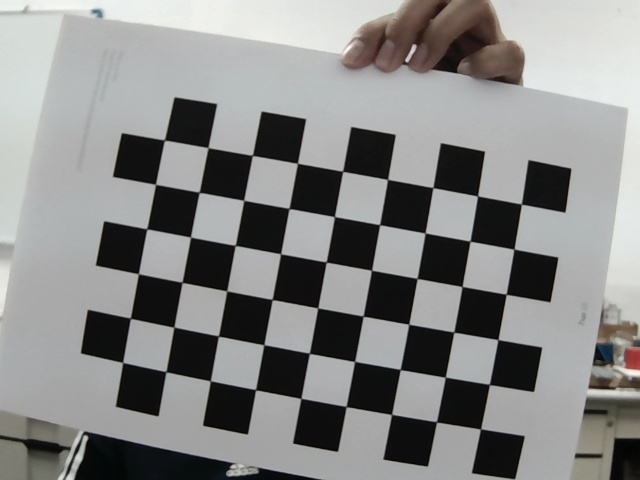
#> input picture RhemaRobotics/Vision/package/calibration/calibration_images/snapshot_640_480_1.jpg, 640 x 480 px; its folder holds 3 pictures in this run
$ python Calibration.py
#> lines starting #> are read from the running program, lines starting #| are printed output that depends on the picture; after the words box and inside, x2 and y2 are one past the last pixel; in counts of white or black regions, pixels touching at a corner belong together; long printed decimals are rounded
'''-------------------------------------------------------
功能:透過視覺校正,計算相機內外參數功能模組
說明:透過openCv執行相機標定與畸變校正並輸出結果至檔案
 步驟1:輸入30張不同角度或距離的相機擷取影像
 步驟2:透過openCv進行相機內外參數校正計算
 步驟3:計算相機外部參數
 步驟4:計算相機內部參數
 步驟5:結果輸出至檔案 calibration_param.npz
執行:直接執行此檔案程式測試
----------------------------------------------------------
'''

#!/usr/bin/env python3
# encoding:utf-8
import numpy as np
import cv2
import glob
from CalibrationConfig import *

criteria = (cv2.TERM_CRITERIA_EPS + cv2.TERM_CRITERIA_MAX_ITER, 30, 0.001)

# prepare object points, like (0,0,0), (1,0,0), (2,0,0) ....,(6,5,0)
objp = np.zeros((calibration_size[1]*calibration_size[0], 3), np.float32)
objp[:, :2] = np.mgrid[0:calibration_size[1], 0:calibration_size[0]].T.reshape(-1, 2)

# Arrays to store object points and image points from all the images.
objpoints = [] # 3d point in real world space
imgpoints = [] # 2d points in image plane.

images = glob.glob(save_path + '*.jpg')
found = 0

for fname in images:
    img = cv2.imread(fname)
#> img is the input picture: shape (480, 640, 3); mean B, G, R 134.2, 135.2, 134.9
    gray = cv2.cvtColor(img, cv2.COLOR_BGR2GRAY)

    # Find the chess board corners
    ret, corners = cv2.findChessboardCorners(gray, (calibration_size[1],calibration_size[0]), None)
#> ret = True; corners = 54 rows, first 8: [521.2, 204.1], [513.9, 249.2], [506.1, 294.2], [497.9, 339.5], [489.3, 384.4], [480.5, 428.9], [477.5, 195.9], [469.9, 241.1]

    # If found, add object points, image points (after refining them)
    if ret == True:
        objpoints.append(objp)

        corners2 = cv2.cornerSubPix(gray, corners, (11, 11), (-1, -1), criteria)
#> corners2 = 54 rows, first 8: [521.4, 204.1], [514, 249.2], [506.2, 294.3], [497.9, 339.6], [489.4, 384.4], [480.5, 428.9], [477.5, 195.9], [470, 241.2]
        imgpoints.append(corners2)

        # Draw and display the corners
        img = cv2.drawChessboardCorners(img, (calibration_size[1],calibration_size[0]), corners2, ret)
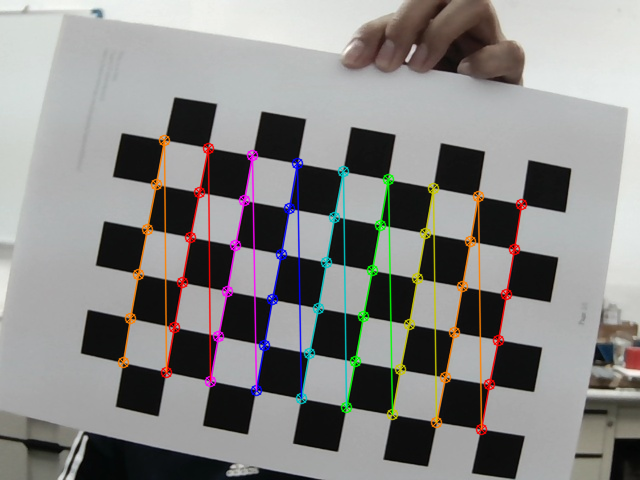
#> img: shape (480, 640, 3); 5.24% of pixels changed, all inside (x1, y1, x2, y2) = (117, 134, 528, 436)
        found += 1
        cv2.imshow('img', img)
        cv2.waitKey(1)
    else:
        print('Not find object points:', fname)
#> pass 2 of the loop `for fname in images:`:
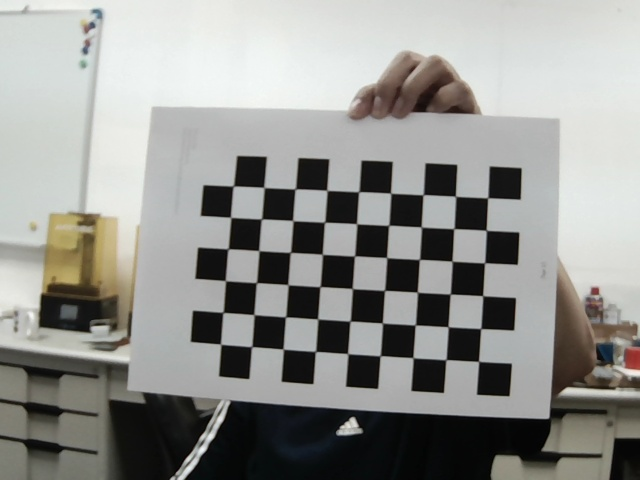
#> input picture RhemaRobotics/Vision/package/calibration/calibration_images/snapshot_640_480_10.jpg, 640 x 480 px
#> img is the input picture: shape (480, 640, 3); mean B, G, R 143.5, 147.1, 146.7
#> `gray = cv2.cvtColor(img, cv2.COLOR_BGR2GRAY)`:
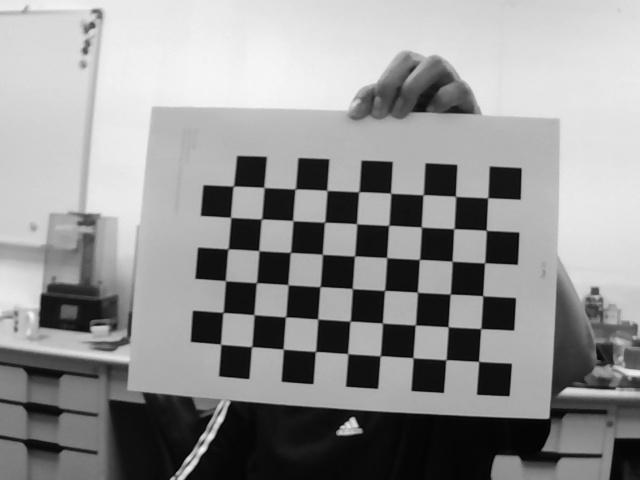
#> gray: shape (480, 640); min 0, max 248, mean 146.6
#> corners = 54 rows, first 8: [486.8, 196.8], [486.2, 229.8], [484, 262.5], [482.3, 295.3], [479.6, 328.2], [478.3, 360.7], [454.7, 196.9], [452.4, 228.1]
#> corners2 = 54 rows, first 8: [487.7, 197.8], [486.3, 230.4], [484.6, 262.8], [482.7, 295.7], [480.8, 328.6], [478.6, 361.4], [455.5, 196.3], [453.8, 228.6]
#> `img = cv2.drawChessboardCorners(img, (calibration_size[1],calibration_..`:
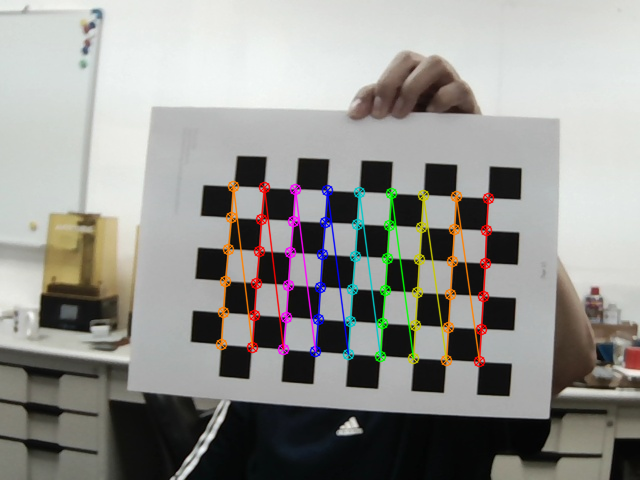
#> img: shape (480, 640, 3); 4.08% of pixels changed, all inside (x1, y1, x2, y2) = (215, 180, 495, 368)
#> pass 3 of the loop `for fname in images:`:
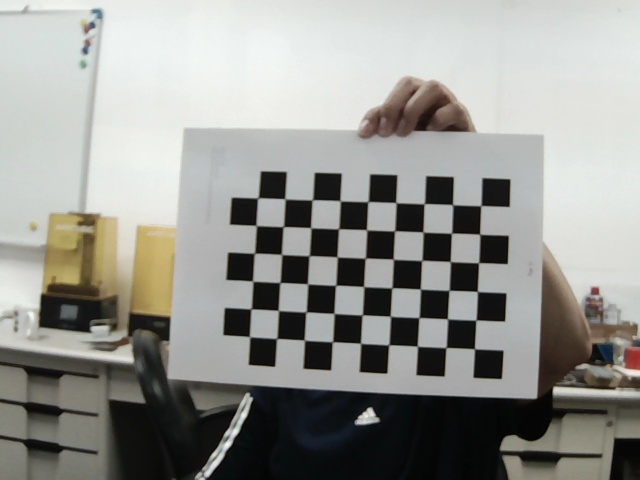
#> input picture RhemaRobotics/Vision/package/calibration/calibration_images/snapshot_640_480_11.jpg, 640 x 480 px
#> img is the input picture: shape (480, 640, 3); mean B, G, R 145.1, 149.6, 149.3
#> `gray = cv2.cvtColor(img, cv2.COLOR_BGR2GRAY)`:
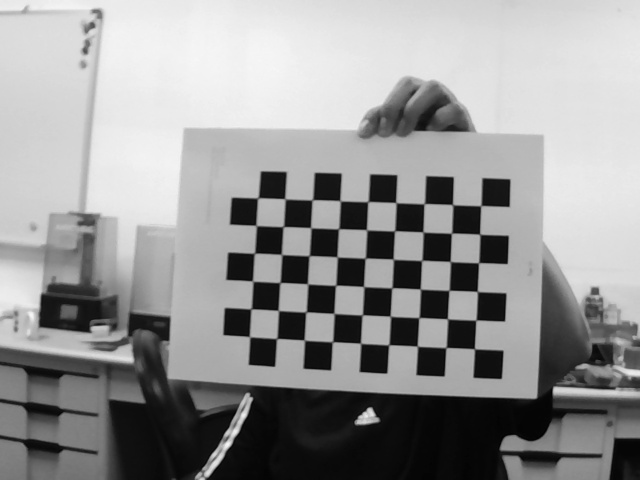
#> gray: shape (480, 640); min 0, max 247, mean 149
#> corners = 54 rows, first 8: [480, 205.2], [479.4, 233.9], [478.2, 263], [476.7, 291.3], [475.5, 319.4], [474.2, 348.1], [451.6, 204.6], [450.7, 233]
#> corners2 = 54 rows, first 8: [480.8, 205.6], [479.8, 234.3], [478.6, 262.7], [477.4, 291.5], [475.9, 320], [474.5, 348.8], [452.7, 204.6], [451.5, 233.1]
#> `img = cv2.drawChessboardCorners(img, (calibration_size[1],calibration_..`:
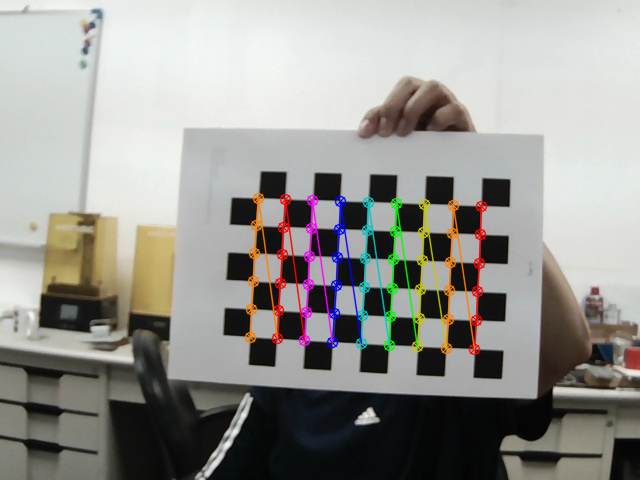
#> img: shape (480, 640, 3); 3.68% of pixels changed, all inside (x1, y1, x2, y2) = (244, 192, 488, 356)

print("Number of images used for calibration: ", found)
cv2.destroyAllWindows()

# calibration parameters
# mtx = camera intrinsic matrix
# dist = distortion coefficient matrix [k1 k2 p1 p2 k3]
# rvecs, tvecs = rotation and translation vector
ret, mtx, dist, rvecs, tvecs = cv2.calibrateCamera(objpoints, imgpoints, gray.shape[::-1], None, None)
#> ret = 0.119; mtx = [[854.5, 0, 322.4], [0, 856.1, 235], [0, 0, 1]]; dist = [[-0.246, -1.45, -0.00659, -0.00595, 8.67]]; rvecs = ([-0.0259, 0.0848, 1.75], [0.0157, 0.215, 1.63], [0.0473, 0.202, 1.61]); tvecs = ([4.37, -0.667, 18.38], [5.08, -1.13, 25.85], [5.56, -1.02, 29.57])
print('mtx', mtx)
#| mtx [[854.468   0.         322.369]
#|  [  0.         856.072 234.990]
#|  [  0.           0.           1.        ]]
print('dist', dist)
#| dist [[-2.46110852e-01 -1.45002216e+00 -6.58951661e-03 -5.94910834e-03
#|    8.67066783e+00]]

# Reprojection error
total_error = 0
for i in range(len(objpoints)):
    imgpoints2, _ = cv2.projectPoints(objpoints[i], rvecs[i], tvecs[i], mtx, dist)
    error = cv2.norm(imgpoints[i], imgpoints2, cv2.NORM_L2)/len(imgpoints2)
    total_error += error
#> this loop made 3 passes
#> (error, total_error) on passes 1 to 3: (0.0179, 0.0179), (0.0158, 0.0337), (0.0146, 0.0482)
#> after the loop, total_error = 0.0482

print("total error: ", total_error / len(objpoints))
#| total error:  0.01608

# save them to a npz file.
np.savez(calibration_param_path, dist_array=dist, mtx_array=mtx, fmt="%d", delimiter=" ")
print('save successful:' + calibration_param_path)

# read the 10th image to test the optimize calibration parameter.
img = cv2.imread(save_path + '10.jpg')
#> (the run stopped early here; a loop or call above may not have finished)
